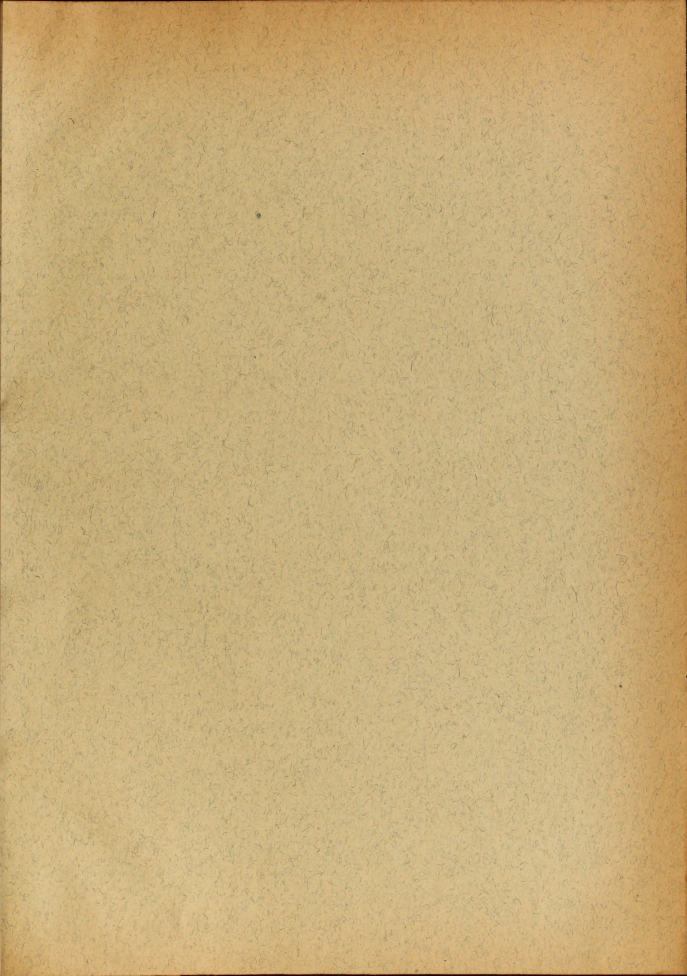
#> input picture plugins/edit-labs-ai/motor/colagem/kit/papel_antigo.jpg, 2748 x 3902 px (shown at 1/4 size)
$ python -i pecas.py   (imports and definitions only)
#> lines starting #> are read from the running program, lines starting #| are printed output that depends on the picture; after the words box and inside, x2 and y2 are one past the last pixel; in counts of white or black regions, pixels touching at a corner belong together
### plugins/edit-labs-ai/motor/colagem/recursos.py
"""Onde o motor acha fontes, texturas, sons e dados (nenhum caminho absoluto: tudo relativo ao motor ou a variáveis).

    MOTOR      esta pasta (motor/colagem)
    PLUGIN     a raiz do plugin (duas pastas acima)
    DADOS      $EDITLABS_DATA/colagem  (padrão ~/.local/share/edit-labs-ai/colagem): assets baixados da release,
               sons e trilhas do usuário. Fica fora do plugin e sobrevive a atualização.
    FONTES     $EDITLABS_FONTES, ou as fontes OFL que já vêm no plugin (skills/motion-vox/fontes), ou motor/colagem/fontes
    KIT        motor/colagem/kit (papel antigo, domínio público/sem restrições: ver kit/CREDITOS.md)
    SONS       $EDITLABS_SONS, ou DADOS/sons: uma subpasta por classe (papel, ar, grave...). Se não houver, o som é
               sintetizado em código (sons_sint.py)."""
import os
from functools import lru_cache
from pathlib import Path

from PIL import ImageFont

MOTOR = Path(__file__).resolve().parent
PLUGIN = MOTOR.parents[1]
DADOS = Path(os.environ.get("EDITLABS_DATA", "~/.local/share/edit-labs-ai")).expanduser() / "colagem"
KIT = MOTOR / "kit"
SONS = Path(os.environ.get("EDITLABS_SONS", str(DADOS / "sons"))).expanduser()
TRILHAS = Path(os.environ.get("EDITLABS_TRILHAS", str(DADOS / "trilhas"))).expanduser()


def _pasta_fontes():
    for p in (os.environ.get("EDITLABS_FONTES"), PLUGIN / "skills" / "motion-vox" / "fontes", MOTOR / "fontes"):
        if p and Path(p).expanduser().is_dir():
            return Path(p).expanduser()
    raise FileNotFoundError("fontes não encontradas: defina EDITLABS_FONTES ou instale o plugin completo "
                            "(skills/motion-vox/fontes)")


FONTES = _pasta_fontes()

# nomes antigos (fontes estáticas) -> arquivo que existe no plugin + peso no eixo 'wght' da fonte variável
_VARIAVEIS = {"Inter": "Inter[opsz,wght].ttf"}


# [27 lines left out: function fonte, not called in this run]

### plugins/edit-labs-ai/motor/colagem/pecas.py
"""Peças da colagem de papel antigo, comuns a todos os vídeos de colagem.

Cada função devolve uma PIL RGBA pronta para virar Camada no motor:
    cartao(foto)          foto real impressa num cartão de borda clara, com fita
    fita(...)             tira de fita crepe (procedural; ou a sua imagem em $EDITLABS_DATA/colagem/kit/fita.png)
    recorte(png_alfa)     pessoa/objeto recortado (recorte.swift), com a borda branca da tesoura
    etiqueta([linhas])    tira de papel com nome e data
    carimbo("TEXTO")      carimbo vermelho com falhas de tinta
    legenda("a *b*")      frase numa tira de papel (quebra com \\n, *trecho* em vermelho)
    papel_mundo(w, h)     o papel creme do mundo (fundo)
Cores: TINTA (texto), CREME (papel de etiqueta), VERMELHO (o único acento)."""
import math
from pathlib import Path

import cv2
import numpy as np
from PIL import Image, ImageDraw, ImageFilter

import recursos as R

AQUI = Path(__file__).resolve().parent
# [1 line that did not run here, left out]
# [1 line that did not run here, left out]
# [1 line that did not run here, left out]
TINTA = (43, 35, 28)
CREME = (241, 232, 210)
VERMELHO = (172, 46, 38)
PAPEL = (233, 221, 192)              # creme do mundo


def fonte(nome, corpo):
    return R.fonte(nome, corpo)


# [14 lines left out: function rasgar, not called in this run]


def textura_papel(w, h, tom=CREME, semente=3, forca=0.9):
    """papel de etiqueta/cartão: o tom pedido com o grão da página antiga (blocos espelhados, sem emenda)"""
    pg = Image.open(KIT / "papel_antigo.jpg").convert("L")
    rng = np.random.default_rng(semente)
    cw, ch = min(w, pg.width - 800), min(h, pg.height - 800)
    x0 = int(rng.integers(400, pg.width - 400 - cw + 1))
    y0 = int(rng.integers(400, pg.height - 400 - ch + 1))
    bloco = np.asarray(pg.crop((x0, y0, x0 + cw, y0 + ch)), dtype=np.float32)
    reps_y, reps_x = -(-h // ch), -(-w // cw)
    linhas = [np.concatenate([bloco if (i + j) % 2 == 0 else bloco[:, ::-1] for j in range(reps_x)], axis=1)
              for i in range(reps_y)]
    g = np.concatenate([l if i % 2 == 0 else l[::-1] for i, l in enumerate(linhas)], axis=0)[:h, :w]
    g = (g - g.mean(dtype=np.float64)) / 255.0
    a = np.clip(np.array(tom, dtype=np.float32)[None, None, :] / 255.0 + g[..., None] * forca, 0, 1)
    return Image.fromarray((a * 255).astype(np.uint8)).convert("RGBA")


# [38 lines left out: functions fita_procedural, fita, not called in this run]


def envelhecer(rgb, sepia=False, forca=0.25):
    """foto real 'impressa': menos saturação e um pouco de sépia (sepia=True: sépia total, para foto P&B)"""
    a = np.asarray(rgb.convert("RGB"), dtype=np.float32) / 255.0
    lum = 0.299 * a[..., 0] + 0.587 * a[..., 1] + 0.114 * a[..., 2]
    if sepia:
        esc, cla = np.array([0.17, 0.13, 0.10]), np.array([0.92, 0.86, 0.72])
        a = esc + lum[..., None] ** 1.05 * (cla - esc)
    else:
        sep = np.array([0.18, 0.14, 0.11]) + lum[..., None] * np.array([0.74, 0.70, 0.60])
        a = (1 - forca) * (lum[..., None] + 0.7 * (a - lum[..., None])) + forca * sep
    return Image.fromarray((np.clip(a, 0, 1) * 255).astype(np.uint8))


# [24 lines left out: function cartao, not called in this run]


def recorte(png, alt=None, larg=None, borda=12, envelhece=True, sepia=False, semente=9, corte_base=None, mapa=False):
    """pessoa/objeto já recortado (PNG com alfa) com a borda branca da tesoura.
    corte_base: fração da altura onde cortar embaixo (rasgo ondulado), para tirar pedestal ou moldura.
    mapa=True devolve (imagem, f) com f(x, y) = onde um ponto da imagem de entrada cai na peça final"""
#> called with png = 'kit/papel_antigo.jpg', borda = 12, envelhece = True, sepia = False, semente = 9, mapa = False
    im = Image.open(png).convert("RGBA") if not isinstance(png, Image.Image) else png.convert("RGBA")
    a = np.asarray(im).copy()
    al = a[..., 3].copy()
#> al: shape (3902, 2748); every value is 255
    if corte_base:
        h, w = al.shape
        rng = np.random.default_rng(semente)
        linha = (h * corte_base + 6 * np.sin(np.arange(w) / 37.0) + np.cumsum(rng.normal(0, 0.9, w))).astype(int)
        al[np.arange(h)[:, None] >= linha[None, :]] = 0
    m = (al > 127).astype(np.uint8)
#> m: shape (3902, 2748); every value is 1
    n, lb, st, _ = cv2.connectedComponentsWithStats(m)
#> lb: shape (3902, 2748) int32; every value is 1
#> n = 2; st = [[-1, 2147483647, 0, 0, 0], [0, 0, 2748, 3902, 10722696]]
    if n > 2:                                           # só a maior peça (sem ilhas soltas)
        al = np.where(lb == 1 + np.argmax(st[1:, cv2.CC_STAT_AREA]), al, 0).astype(np.uint8)
    a[..., 3] = al
    im = Image.fromarray(a)
    caixa = im.getbbox()
#> caixa = (0, 0, 2748, 3902)
    im = im.crop(caixa)
    if envelhece:
        rgb = envelhecer(im.convert("RGB"), sepia)
#> in envelhecer, `lum = 0.299 * a[..., 0] + 0.587 * a[..., 1] + 0.114 * a[..., 2]`:
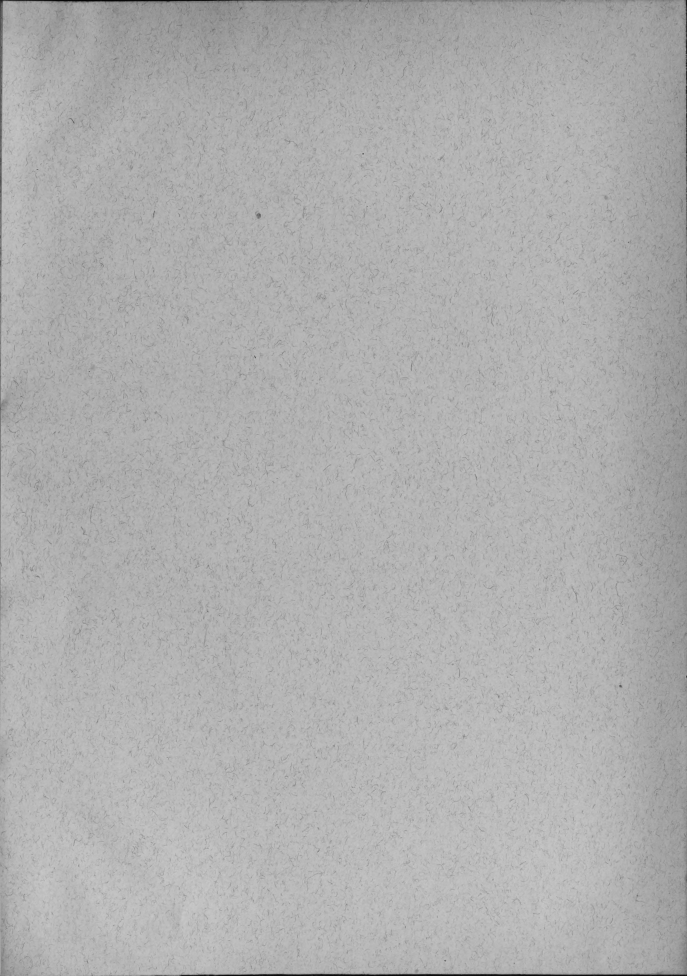
#> lum: shape (3902, 2748) float32 (shown at 1/4 size); min 0, max 0.803, mean 0.688
#> in envelhecer, `sep = np.array([0.18, 0.14, 0.11]) + lum[..., None] * np.array([0.74, ..`:
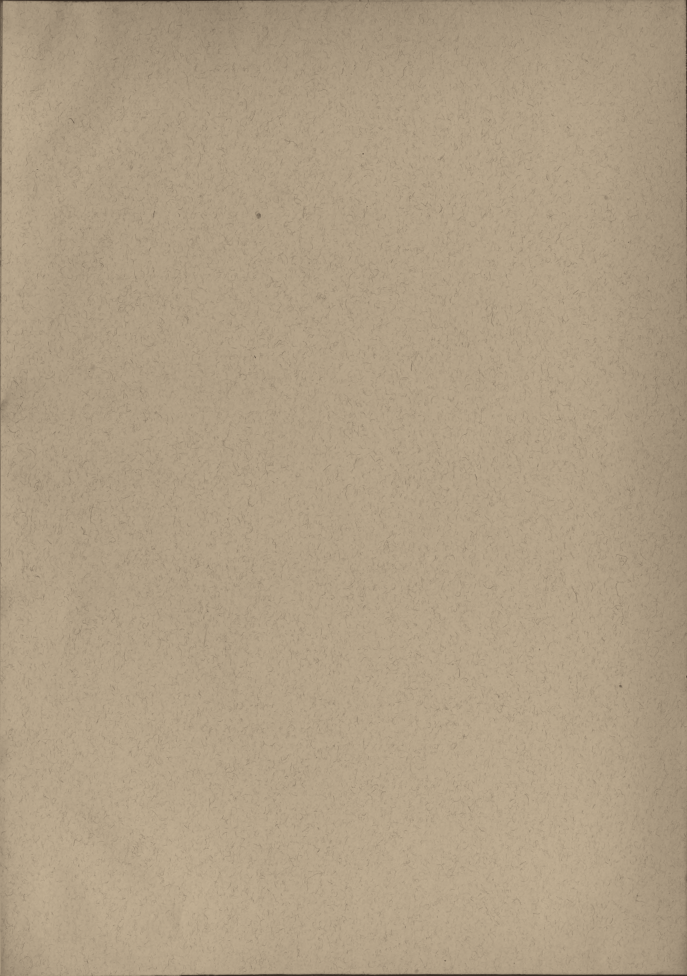
#> sep: shape (3902, 2748, 3) float64 (shown at 1/4 size); mean of channels 0, 1, 2 0.689, 0.621, 0.523; drawn as R, G, B
        rgb.putalpha(im.getchannel("A"))
        im = rgb
    al = np.asarray(im.getchannel("A"))
    pad = borda + 4
    al2 = np.pad(al, pad)
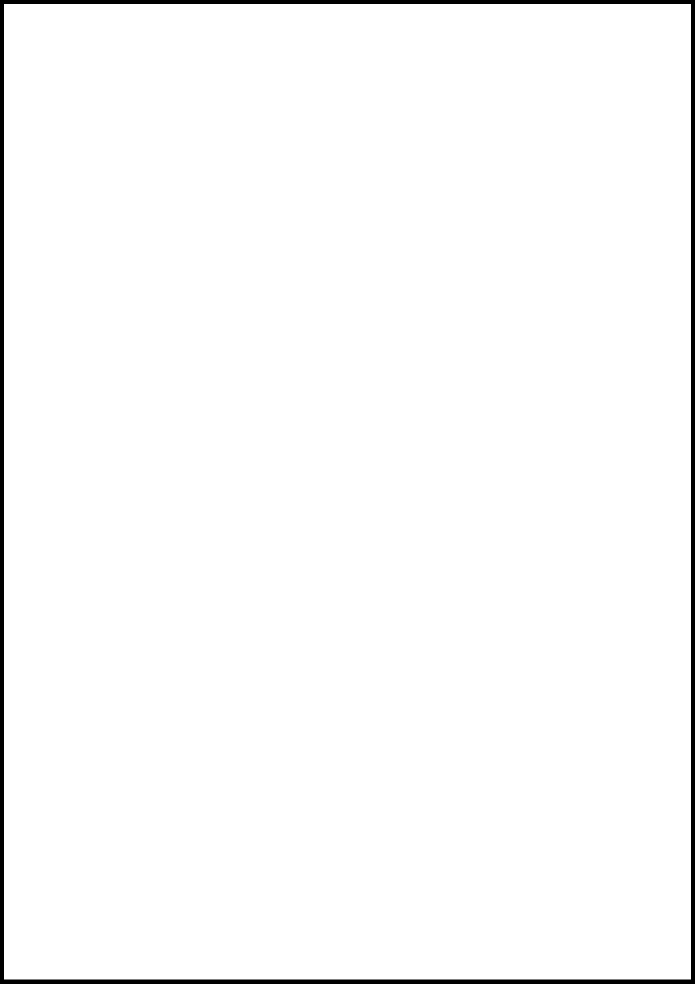
#> al2: shape (3934, 2780) (shown at 1/4 size); 98% white; 1 black region, box (x1, y1, x2, y2) and area: (0, 0, 2780, 3934) 213824
    dil = cv2.dilate(al2, cv2.getStructuringElement(cv2.MORPH_ELLIPSE, (2 * borda + 1, 2 * borda + 1)))
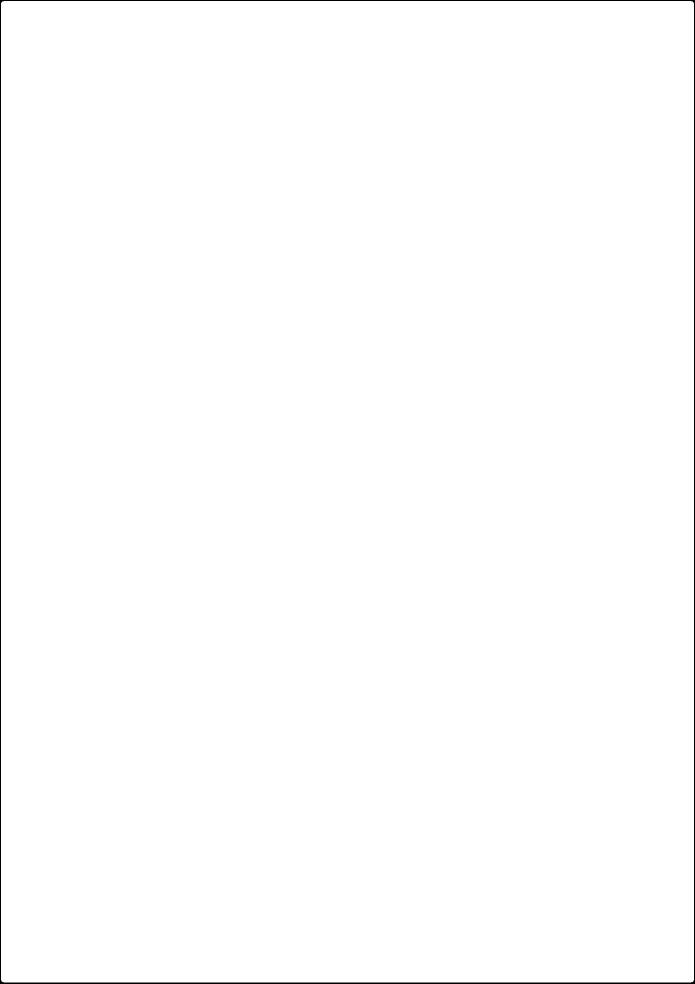
#> dil: shape (3934, 2780) (shown at 1/4 size); 99.5% white; 1 black region, box (x1, y1, x2, y2) and area: (0, 0, 2780, 3934) 53796
    base = textura_papel(al2.shape[1], al2.shape[0], (244, 238, 222), semente)
    base.putalpha(Image.fromarray(cv2.GaussianBlur(dil, (0, 0), 0.8)))
    base.alpha_composite(im, (pad, pad))
    f = 1.0
    if alt or larg:
        f = (alt / base.height) if alt else (larg / base.width)
        base = base.resize((round(base.width * f), round(base.height * f)), Image.LANCZOS)
    if mapa:
        return base, (lambda x, y: ((x - caixa[0] + pad) * f, (y - caixa[1] + pad) * f))
    return base


# [142 lines left out: functions etiqueta, carimbo, _quebrar, legenda, papel_mundo, folha and 1 more, not called in this run]

#> (the run stopped early here; a loop or call above may not have finished)
